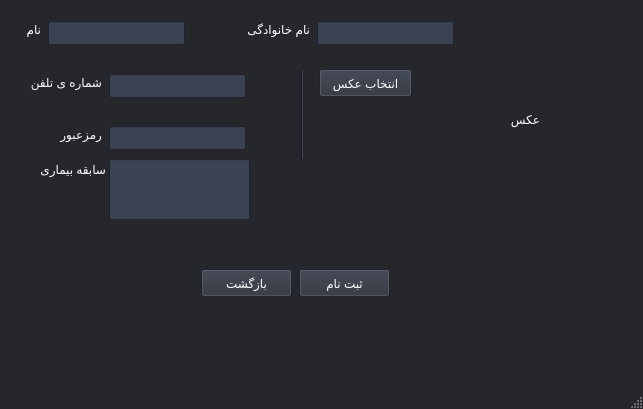
<?xml version="1.0" encoding="UTF-8"?>
<ui version="4.0">
 <class>MainWindow</class>
 <widget class="QMainWindow" name="MainWindow">
  <property name="geometry">
   <rect>
    <x>0</x>
    <y>0</y>
    <width>643</width>
    <height>409</height>
   </rect>
  </property>
  <property name="sizePolicy">
   <sizepolicy hsizetype="Minimum" vsizetype="Minimum">
    <horstretch>0</horstretch>
    <verstretch>0</verstretch>
   </sizepolicy>
  </property>
  <property name="minimumSize">
   <size>
    <width>0</width>
    <height>0</height>
   </size>
  </property>
  <property name="palette">
   <palette>
    <active>
     <colorrole role="WindowText">
      <brush brushstyle="SolidPattern">
       <color alpha="255">
        <red>255</red>
        <green>255</green>
        <blue>255</blue>
       </color>
      </brush>
     </colorrole>
     <colorrole role="Button">
      <brush brushstyle="SolidPattern">
       <color alpha="255">
        <red>37</red>
        <green>39</green>
        <blue>44</blue>
       </color>
      </brush>
     </colorrole>
     <colorrole role="Light">
      <brush brushstyle="SolidPattern">
       <color alpha="255">
        <red>56</red>
        <green>58</green>
        <blue>66</blue>
       </color>
      </brush>
     </colorrole>
     <colorrole role="Midlight">
      <brush brushstyle="SolidPattern">
       <color alpha="255">
        <red>46</red>
        <green>48</green>
        <blue>55</blue>
       </color>
      </brush>
     </colorrole>
     <colorrole role="Dark">
      <brush brushstyle="SolidPattern">
       <color alpha="255">
        <red>19</red>
        <green>19</green>
        <blue>22</blue>
       </color>
      </brush>
     </colorrole>
     <colorrole role="Mid">
      <brush brushstyle="SolidPattern">
       <color alpha="255">
        <red>25</red>
        <green>26</green>
        <blue>29</blue>
       </color>
      </brush>
     </colorrole>
     <colorrole role="Text">
      <brush brushstyle="SolidPattern">
       <color alpha="255">
        <red>255</red>
        <green>255</green>
        <blue>255</blue>
       </color>
      </brush>
     </colorrole>
     <colorrole role="BrightText">
      <brush brushstyle="SolidPattern">
       <color alpha="255">
        <red>255</red>
        <green>255</green>
        <blue>255</blue>
       </color>
      </brush>
     </colorrole>
     <colorrole role="ButtonText">
      <brush brushstyle="SolidPattern">
       <color alpha="255">
        <red>255</red>
        <green>255</green>
        <blue>255</blue>
       </color>
      </brush>
     </colorrole>
     <colorrole role="Base">
      <brush brushstyle="SolidPattern">
       <color alpha="255">
        <red>255</red>
        <green>255</green>
        <blue>255</blue>
       </color>
      </brush>
     </colorrole>
     <colorrole role="Window">
      <brush brushstyle="SolidPattern">
       <color alpha="255">
        <red>37</red>
        <green>39</green>
        <blue>44</blue>
       </color>
      </brush>
     </colorrole>
     <colorrole role="Shadow">
      <brush brushstyle="SolidPattern">
       <color alpha="255">
        <red>0</red>
        <green>0</green>
        <blue>0</blue>
       </color>
      </brush>
     </colorrole>
     <colorrole role="HighlightedText">
      <brush brushstyle="SolidPattern">
       <color alpha="255">
        <red>255</red>
        <green>255</green>
        <blue>255</blue>
       </color>
      </brush>
     </colorrole>
     <colorrole role="AlternateBase">
      <brush brushstyle="SolidPattern">
       <color alpha="255">
        <red>18</red>
        <green>19</green>
        <blue>22</blue>
       </color>
      </brush>
     </colorrole>
     <colorrole role="ToolTipBase">
      <brush brushstyle="SolidPattern">
       <color alpha="255">
        <red>255</red>
        <green>255</green>
        <blue>220</blue>
       </color>
      </brush>
     </colorrole>
     <colorrole role="ToolTipText">
      <brush brushstyle="SolidPattern">
       <color alpha="255">
        <red>0</red>
        <green>0</green>
        <blue>0</blue>
       </color>
      </brush>
     </colorrole>
     <colorrole role="PlaceholderText">
      <brush brushstyle="NoBrush">
       <color alpha="128">
        <red>255</red>
        <green>255</green>
        <blue>255</blue>
       </color>
      </brush>
     </colorrole>
    </active>
    <inactive>
     <colorrole role="WindowText">
      <brush brushstyle="SolidPattern">
       <color alpha="255">
        <red>255</red>
        <green>255</green>
        <blue>255</blue>
       </color>
      </brush>
     </colorrole>
     <colorrole role="Button">
      <brush brushstyle="SolidPattern">
       <color alpha="255">
        <red>37</red>
        <green>39</green>
        <blue>44</blue>
       </color>
      </brush>
     </colorrole>
     <colorrole role="Light">
      <brush brushstyle="SolidPattern">
       <color alpha="255">
        <red>56</red>
        <green>58</green>
        <blue>66</blue>
       </color>
      </brush>
     </colorrole>
     <colorrole role="Midlight">
      <brush brushstyle="SolidPattern">
       <color alpha="255">
        <red>46</red>
        <green>48</green>
        <blue>55</blue>
       </color>
      </brush>
     </colorrole>
     <colorrole role="Dark">
      <brush brushstyle="SolidPattern">
       <color alpha="255">
        <red>19</red>
        <green>19</green>
        <blue>22</blue>
       </color>
      </brush>
     </colorrole>
     <colorrole role="Mid">
      <brush brushstyle="SolidPattern">
       <color alpha="255">
        <red>25</red>
        <green>26</green>
        <blue>29</blue>
       </color>
      </brush>
     </colorrole>
     <colorrole role="Text">
      <brush brushstyle="SolidPattern">
       <color alpha="255">
        <red>255</red>
        <green>255</green>
        <blue>255</blue>
       </color>
      </brush>
     </colorrole>
     <colorrole role="BrightText">
      <brush brushstyle="SolidPattern">
       <color alpha="255">
        <red>255</red>
        <green>255</green>
        <blue>255</blue>
       </color>
      </brush>
     </colorrole>
     <colorrole role="ButtonText">
      <brush brushstyle="SolidPattern">
       <color alpha="255">
        <red>255</red>
        <green>255</green>
        <blue>255</blue>
       </color>
      </brush>
     </colorrole>
     <colorrole role="Base">
      <brush brushstyle="SolidPattern">
       <color alpha="255">
        <red>255</red>
        <green>255</green>
        <blue>255</blue>
       </color>
      </brush>
     </colorrole>
     <colorrole role="Window">
      <brush brushstyle="SolidPattern">
       <color alpha="255">
        <red>37</red>
        <green>39</green>
        <blue>44</blue>
       </color>
      </brush>
     </colorrole>
     <colorrole role="Shadow">
      <brush brushstyle="SolidPattern">
       <color alpha="255">
        <red>0</red>
        <green>0</green>
        <blue>0</blue>
       </color>
      </brush>
     </colorrole>
     <colorrole role="HighlightedText">
      <brush brushstyle="SolidPattern">
       <color alpha="255">
        <red>255</red>
        <green>255</green>
        <blue>255</blue>
       </color>
      </brush>
     </colorrole>
     <colorrole role="AlternateBase">
      <brush brushstyle="SolidPattern">
       <color alpha="255">
        <red>18</red>
        <green>19</green>
        <blue>22</blue>
       </color>
      </brush>
     </colorrole>
     <colorrole role="ToolTipBase">
      <brush brushstyle="SolidPattern">
       <color alpha="255">
        <red>255</red>
        <green>255</green>
        <blue>220</blue>
       </color>
      </brush>
     </colorrole>
     <colorrole role="ToolTipText">
      <brush brushstyle="SolidPattern">
       <color alpha="255">
        <red>0</red>
        <green>0</green>
        <blue>0</blue>
       </color>
      </brush>
     </colorrole>
     <colorrole role="PlaceholderText">
      <brush brushstyle="NoBrush">
       <color alpha="128">
        <red>255</red>
        <green>255</green>
        <blue>255</blue>
       </color>
      </brush>
     </colorrole>
    </inactive>
    <disabled>
     <colorrole role="WindowText">
      <brush brushstyle="SolidPattern">
       <color alpha="255">
        <red>19</red>
        <green>19</green>
        <blue>22</blue>
       </color>
      </brush>
     </colorrole>
     <colorrole role="Button">
      <brush brushstyle="SolidPattern">
       <color alpha="255">
        <red>37</red>
        <green>39</green>
        <blue>44</blue>
       </color>
      </brush>
     </colorrole>
     <colorrole role="Light">
      <brush brushstyle="SolidPattern">
       <color alpha="255">
        <red>56</red>
        <green>58</green>
        <blue>66</blue>
       </color>
      </brush>
     </colorrole>
     <colorrole role="Midlight">
      <brush brushstyle="SolidPattern">
       <color alpha="255">
        <red>46</red>
        <green>48</green>
        <blue>55</blue>
       </color>
      </brush>
     </colorrole>
     <colorrole role="Dark">
      <brush brushstyle="SolidPattern">
       <color alpha="255">
        <red>19</red>
        <green>19</green>
        <blue>22</blue>
       </color>
      </brush>
     </colorrole>
     <colorrole role="Mid">
      <brush brushstyle="SolidPattern">
       <color alpha="255">
        <red>25</red>
        <green>26</green>
        <blue>29</blue>
       </color>
      </brush>
     </colorrole>
     <colorrole role="Text">
      <brush brushstyle="SolidPattern">
       <color alpha="255">
        <red>19</red>
        <green>19</green>
        <blue>22</blue>
       </color>
      </brush>
     </colorrole>
     <colorrole role="BrightText">
      <brush brushstyle="SolidPattern">
       <color alpha="255">
        <red>255</red>
        <green>255</green>
        <blue>255</blue>
       </color>
      </brush>
     </colorrole>
     <colorrole role="ButtonText">
      <brush brushstyle="SolidPattern">
       <color alpha="255">
        <red>19</red>
        <green>19</green>
        <blue>22</blue>
       </color>
      </brush>
     </colorrole>
     <colorrole role="Base">
      <brush brushstyle="SolidPattern">
       <color alpha="255">
        <red>37</red>
        <green>39</green>
        <blue>44</blue>
       </color>
      </brush>
     </colorrole>
     <colorrole role="Window">
      <brush brushstyle="SolidPattern">
       <color alpha="255">
        <red>37</red>
        <green>39</green>
        <blue>44</blue>
       </color>
      </brush>
     </colorrole>
     <colorrole role="Shadow">
      <brush brushstyle="SolidPattern">
       <color alpha="255">
        <red>0</red>
        <green>0</green>
        <blue>0</blue>
       </color>
      </brush>
     </colorrole>
     <colorrole role="HighlightedText">
      <brush brushstyle="SolidPattern">
       <color alpha="255">
        <red>255</red>
        <green>255</green>
        <blue>255</blue>
       </color>
      </brush>
     </colorrole>
     <colorrole role="AlternateBase">
      <brush brushstyle="SolidPattern">
       <color alpha="255">
        <red>37</red>
        <green>39</green>
        <blue>44</blue>
       </color>
      </brush>
     </colorrole>
     <colorrole role="ToolTipBase">
      <brush brushstyle="SolidPattern">
       <color alpha="255">
        <red>255</red>
        <green>255</green>
        <blue>220</blue>
       </color>
      </brush>
     </colorrole>
     <colorrole role="ToolTipText">
      <brush brushstyle="SolidPattern">
       <color alpha="255">
        <red>0</red>
        <green>0</green>
        <blue>0</blue>
       </color>
      </brush>
     </colorrole>
     <colorrole role="PlaceholderText">
      <brush brushstyle="NoBrush">
       <color alpha="128">
        <red>255</red>
        <green>255</green>
        <blue>255</blue>
       </color>
      </brush>
     </colorrole>
    </disabled>
   </palette>
  </property>
  <property name="windowTitle">
   <string>Dentisty</string>
  </property>
  <widget class="QWidget" name="centralwidget">
   <layout class="QHBoxLayout" name="horizontalLayout_5">
    <item>
     <widget class="QStackedWidget" name="StackWidget">
      <property name="palette">
       <palette>
        <active>
         <colorrole role="WindowText">
          <brush brushstyle="SolidPattern">
           <color alpha="255">
            <red>255</red>
            <green>255</green>
            <blue>255</blue>
           </color>
          </brush>
         </colorrole>
         <colorrole role="Button">
          <brush brushstyle="SolidPattern">
           <color alpha="255">
            <red>44</red>
            <green>49</green>
            <blue>60</blue>
           </color>
          </brush>
         </colorrole>
         <colorrole role="Light">
          <brush brushstyle="SolidPattern">
           <color alpha="255">
            <red>66</red>
            <green>74</green>
            <blue>90</blue>
           </color>
          </brush>
         </colorrole>
         <colorrole role="Midlight">
          <brush brushstyle="SolidPattern">
           <color alpha="255">
            <red>55</red>
            <green>61</green>
            <blue>75</blue>
           </color>
          </brush>
         </colorrole>
         <colorrole role="Dark">
          <brush brushstyle="SolidPattern">
           <color alpha="255">
            <red>22</red>
            <green>24</green>
            <blue>30</blue>
           </color>
          </brush>
         </colorrole>
         <colorrole role="Mid">
          <brush brushstyle="SolidPattern">
           <color alpha="255">
            <red>29</red>
            <green>33</green>
            <blue>40</blue>
           </color>
          </brush>
         </colorrole>
         <colorrole role="Text">
          <brush brushstyle="SolidPattern">
           <color alpha="255">
            <red>255</red>
            <green>255</green>
            <blue>255</blue>
           </color>
          </brush>
         </colorrole>
         <colorrole role="BrightText">
          <brush brushstyle="SolidPattern">
           <color alpha="255">
            <red>255</red>
            <green>255</green>
            <blue>255</blue>
           </color>
          </brush>
         </colorrole>
         <colorrole role="ButtonText">
          <brush brushstyle="SolidPattern">
           <color alpha="255">
            <red>255</red>
            <green>255</green>
            <blue>255</blue>
           </color>
          </brush>
         </colorrole>
         <colorrole role="Base">
          <brush brushstyle="SolidPattern">
           <color alpha="255">
            <red>59</red>
            <green>66</green>
            <blue>81</blue>
           </color>
          </brush>
         </colorrole>
         <colorrole role="Window">
          <brush brushstyle="SolidPattern">
           <color alpha="255">
            <red>44</red>
            <green>49</green>
            <blue>60</blue>
           </color>
          </brush>
         </colorrole>
         <colorrole role="Shadow">
          <brush brushstyle="SolidPattern">
           <color alpha="255">
            <red>0</red>
            <green>0</green>
            <blue>0</blue>
           </color>
          </brush>
         </colorrole>
         <colorrole role="AlternateBase">
          <brush brushstyle="SolidPattern">
           <color alpha="255">
            <red>22</red>
            <green>24</green>
            <blue>30</blue>
           </color>
          </brush>
         </colorrole>
         <colorrole role="ToolTipBase">
          <brush brushstyle="SolidPattern">
           <color alpha="255">
            <red>255</red>
            <green>255</green>
            <blue>220</blue>
           </color>
          </brush>
         </colorrole>
         <colorrole role="ToolTipText">
          <brush brushstyle="SolidPattern">
           <color alpha="255">
            <red>0</red>
            <green>0</green>
            <blue>0</blue>
           </color>
          </brush>
         </colorrole>
         <colorrole role="PlaceholderText">
          <brush brushstyle="NoBrush">
           <color alpha="128">
            <red>255</red>
            <green>255</green>
            <blue>255</blue>
           </color>
          </brush>
         </colorrole>
        </active>
        <inactive>
         <colorrole role="WindowText">
          <brush brushstyle="SolidPattern">
           <color alpha="255">
            <red>255</red>
            <green>255</green>
            <blue>255</blue>
           </color>
          </brush>
         </colorrole>
         <colorrole role="Button">
          <brush brushstyle="SolidPattern">
           <color alpha="255">
            <red>44</red>
            <green>49</green>
            <blue>60</blue>
           </color>
          </brush>
         </colorrole>
         <colorrole role="Light">
          <brush brushstyle="SolidPattern">
           <color alpha="255">
            <red>66</red>
            <green>74</green>
            <blue>90</blue>
           </color>
          </brush>
         </colorrole>
         <colorrole role="Midlight">
          <brush brushstyle="SolidPattern">
           <color alpha="255">
            <red>55</red>
            <green>61</green>
            <blue>75</blue>
           </color>
          </brush>
         </colorrole>
         <colorrole role="Dark">
          <brush brushstyle="SolidPattern">
           <color alpha="255">
            <red>22</red>
            <green>24</green>
            <blue>30</blue>
           </color>
          </brush>
         </colorrole>
         <colorrole role="Mid">
          <brush brushstyle="SolidPattern">
           <color alpha="255">
            <red>29</red>
            <green>33</green>
            <blue>40</blue>
           </color>
          </brush>
         </colorrole>
         <colorrole role="Text">
          <brush brushstyle="SolidPattern">
           <color alpha="255">
            <red>255</red>
            <green>255</green>
            <blue>255</blue>
           </color>
          </brush>
         </colorrole>
         <colorrole role="BrightText">
          <brush brushstyle="SolidPattern">
           <color alpha="255">
            <red>255</red>
            <green>255</green>
            <blue>255</blue>
           </color>
          </brush>
         </colorrole>
         <colorrole role="ButtonText">
          <brush brushstyle="SolidPattern">
           <color alpha="255">
            <red>255</red>
            <green>255</green>
            <blue>255</blue>
           </color>
          </brush>
         </colorrole>
         <colorrole role="Base">
          <brush brushstyle="SolidPattern">
           <color alpha="255">
            <red>59</red>
            <green>66</green>
            <blue>81</blue>
           </color>
          </brush>
         </colorrole>
         <colorrole role="Window">
          <brush brushstyle="SolidPattern">
           <color alpha="255">
            <red>44</red>
            <green>49</green>
            <blue>60</blue>
           </color>
          </brush>
         </colorrole>
         <colorrole role="Shadow">
          <brush brushstyle="SolidPattern">
           <color alpha="255">
            <red>0</red>
            <green>0</green>
            <blue>0</blue>
           </color>
          </brush>
         </colorrole>
         <colorrole role="AlternateBase">
          <brush brushstyle="SolidPattern">
           <color alpha="255">
            <red>22</red>
            <green>24</green>
            <blue>30</blue>
           </color>
          </brush>
         </colorrole>
         <colorrole role="ToolTipBase">
          <brush brushstyle="SolidPattern">
           <color alpha="255">
            <red>255</red>
            <green>255</green>
            <blue>220</blue>
           </color>
          </brush>
         </colorrole>
         <colorrole role="ToolTipText">
          <brush brushstyle="SolidPattern">
           <color alpha="255">
            <red>0</red>
            <green>0</green>
            <blue>0</blue>
           </color>
          </brush>
         </colorrole>
         <colorrole role="PlaceholderText">
          <brush brushstyle="NoBrush">
           <color alpha="128">
            <red>255</red>
            <green>255</green>
            <blue>255</blue>
           </color>
          </brush>
         </colorrole>
        </inactive>
        <disabled>
         <colorrole role="WindowText">
          <brush brushstyle="SolidPattern">
           <color alpha="255">
            <red>22</red>
            <green>24</green>
            <blue>30</blue>
           </color>
          </brush>
         </colorrole>
         <colorrole role="Button">
          <brush brushstyle="SolidPattern">
           <color alpha="255">
            <red>44</red>
            <green>49</green>
            <blue>60</blue>
           </color>
          </brush>
         </colorrole>
         <colorrole role="Light">
          <brush brushstyle="SolidPattern">
           <color alpha="255">
            <red>66</red>
            <green>74</green>
            <blue>90</blue>
           </color>
          </brush>
         </colorrole>
         <colorrole role="Midlight">
          <brush brushstyle="SolidPattern">
           <color alpha="255">
            <red>55</red>
            <green>61</green>
            <blue>75</blue>
           </color>
          </brush>
         </colorrole>
         <colorrole role="Dark">
          <brush brushstyle="SolidPattern">
           <color alpha="255">
            <red>22</red>
            <green>24</green>
            <blue>30</blue>
           </color>
          </brush>
         </colorrole>
         <colorrole role="Mid">
          <brush brushstyle="SolidPattern">
           <color alpha="255">
            <red>29</red>
            <green>33</green>
            <blue>40</blue>
           </color>
          </brush>
         </colorrole>
         <colorrole role="Text">
          <brush brushstyle="SolidPattern">
           <color alpha="255">
            <red>22</red>
            <green>24</green>
            <blue>30</blue>
           </color>
          </brush>
         </colorrole>
         <colorrole role="BrightText">
          <brush brushstyle="SolidPattern">
           <color alpha="255">
            <red>255</red>
            <green>255</green>
            <blue>255</blue>
           </color>
          </brush>
         </colorrole>
         <colorrole role="ButtonText">
          <brush brushstyle="SolidPattern">
           <color alpha="255">
            <red>22</red>
            <green>24</green>
            <blue>30</blue>
           </color>
          </brush>
         </colorrole>
         <colorrole role="Base">
          <brush brushstyle="SolidPattern">
           <color alpha="255">
            <red>44</red>
            <green>49</green>
            <blue>60</blue>
           </color>
          </brush>
         </colorrole>
         <colorrole role="Window">
          <brush brushstyle="SolidPattern">
           <color alpha="255">
            <red>44</red>
            <green>49</green>
            <blue>60</blue>
           </color>
          </brush>
         </colorrole>
         <colorrole role="Shadow">
          <brush brushstyle="SolidPattern">
           <color alpha="255">
            <red>0</red>
            <green>0</green>
            <blue>0</blue>
           </color>
          </brush>
         </colorrole>
         <colorrole role="AlternateBase">
          <brush brushstyle="SolidPattern">
           <color alpha="255">
            <red>44</red>
            <green>49</green>
            <blue>60</blue>
           </color>
          </brush>
         </colorrole>
         <colorrole role="ToolTipBase">
          <brush brushstyle="SolidPattern">
           <color alpha="255">
            <red>255</red>
            <green>255</green>
            <blue>220</blue>
           </color>
          </brush>
         </colorrole>
         <colorrole role="ToolTipText">
          <brush brushstyle="SolidPattern">
           <color alpha="255">
            <red>0</red>
            <green>0</green>
            <blue>0</blue>
           </color>
          </brush>
         </colorrole>
         <colorrole role="PlaceholderText">
          <brush brushstyle="NoBrush">
           <color alpha="128">
            <red>255</red>
            <green>255</green>
            <blue>255</blue>
           </color>
          </brush>
         </colorrole>
        </disabled>
       </palette>
      </property>
      <property name="currentIndex">
       <number>0</number>
      </property>
      <widget class="QWidget" name="page">
       <widget class="Line" name="line">
        <property name="geometry">
         <rect>
          <x>283</x>
          <y>60</y>
          <width>20</width>
          <height>91</height>
         </rect>
        </property>
        <property name="orientation">
         <enum>Qt::Vertical</enum>
        </property>
       </widget>
       <widget class="QPushButton" name="InsertPicButton">
        <property name="geometry">
         <rect>
          <x>310</x>
          <y>60</y>
          <width>93</width>
          <height>28</height>
         </rect>
        </property>
        <property name="text">
         <string>انتخاب عکس</string>
        </property>
       </widget>
       <widget class="QLabel" name="ErrorLabel">
        <property name="geometry">
         <rect>
          <x>190</x>
          <y>230</y>
          <width>201</width>
          <height>20</height>
         </rect>
        </property>
        <property name="text">
         <string/>
        </property>
       </widget>
       <widget class="QLabel" name="PicLabel">
        <property name="geometry">
         <rect>
          <x>420</x>
          <y>60</y>
          <width>111</width>
          <height>101</height>
         </rect>
        </property>
        <property name="text">
         <string>عکس</string>
        </property>
       </widget>
       <widget class="QLabel" name="label">
        <property name="geometry">
         <rect>
          <x>12</x>
          <y>12</y>
          <width>20</width>
          <height>16</height>
         </rect>
        </property>
        <property name="text">
         <string>نام </string>
        </property>
       </widget>
       <widget class="QLineEdit" name="LastEdit">
        <property name="geometry">
         <rect>
          <x>308</x>
          <y>12</y>
          <width>137</width>
          <height>24</height>
         </rect>
        </property>
       </widget>
       <widget class="QLabel" name="label_2">
        <property name="geometry">
         <rect>
          <x>230</x>
          <y>12</y>
          <width>71</width>
          <height>16</height>
         </rect>
        </property>
        <property name="text">
         <string>نام خانوادگی</string>
        </property>
       </widget>
       <widget class="QLineEdit" name="FirstEdit">
        <property name="geometry">
         <rect>
          <x>39</x>
          <y>12</y>
          <width>137</width>
          <height>24</height>
         </rect>
        </property>
       </widget>
       <widget class="QLabel" name="label_4">
        <property name="geometry">
         <rect>
          <x>12</x>
          <y>65</y>
          <width>81</width>
          <height>16</height>
         </rect>
        </property>
        <property name="text">
         <string>شماره ی تلفن</string>
        </property>
       </widget>
       <widget class="QLineEdit" name="PhoneEdit">
        <property name="geometry">
         <rect>
          <x>100</x>
          <y>65</y>
          <width>137</width>
          <height>24</height>
         </rect>
        </property>
       </widget>
       <widget class="QLabel" name="label_3">
        <property name="geometry">
         <rect>
          <x>12</x>
          <y>117</y>
          <width>81</width>
          <height>16</height>
         </rect>
        </property>
        <property name="text">
         <string>رمزعبور          </string>
        </property>
       </widget>
       <widget class="QLineEdit" name="PassEdit">
        <property name="geometry">
         <rect>
          <x>100</x>
          <y>117</y>
          <width>137</width>
          <height>24</height>
         </rect>
        </property>
       </widget>
       <widget class="QPushButton" name="BackButton">
        <property name="geometry">
         <rect>
          <x>192</x>
          <y>260</y>
          <width>91</width>
          <height>28</height>
         </rect>
        </property>
        <property name="text">
         <string>بازگشت</string>
        </property>
       </widget>
       <widget class="QPushButton" name="EntButton">
        <property name="geometry">
         <rect>
          <x>290</x>
          <y>260</y>
          <width>91</width>
          <height>28</height>
         </rect>
        </property>
        <property name="palette">
         <palette>
          <active>
           <colorrole role="ButtonText">
            <brush brushstyle="SolidPattern">
             <color alpha="255">
              <red>255</red>
              <green>255</green>
              <blue>255</blue>
             </color>
            </brush>
           </colorrole>
          </active>
          <inactive>
           <colorrole role="ButtonText">
            <brush brushstyle="SolidPattern">
             <color alpha="255">
              <red>255</red>
              <green>255</green>
              <blue>255</blue>
             </color>
            </brush>
           </colorrole>
          </inactive>
          <disabled>
           <colorrole role="ButtonText">
            <brush brushstyle="SolidPattern">
             <color alpha="255">
              <red>116</red>
              <green>116</green>
              <blue>116</blue>
             </color>
            </brush>
           </colorrole>
          </disabled>
         </palette>
        </property>
        <property name="text">
         <string>ثبت نام</string>
        </property>
       </widget>
       <widget class="QLineEdit" name="ResumeEdit">
        <property name="geometry">
         <rect>
          <x>100</x>
          <y>150</y>
          <width>141</width>
          <height>61</height>
         </rect>
        </property>
       </widget>
       <widget class="QLabel" name="resumelabel">
        <property name="geometry">
         <rect>
          <x>16</x>
          <y>150</y>
          <width>81</width>
          <height>20</height>
         </rect>
        </property>
        <property name="text">
         <string>سابقه بیماری</string>
        </property>
       </widget>
      </widget>
      <widget class="QWidget" name="page_2">
       <layout class="QFormLayout" name="formLayout">
        <item row="2" column="1">
         <layout class="QVBoxLayout" name="verticalLayout_4">
          <item>
           <layout class="QVBoxLayout" name="verticalLayout_3">
            <item>
             <layout class="QHBoxLayout" name="horizontalLayout_6">
              <item>
               <widget class="QLabel" name="label_7">
                <property name="text">
                 <string>نام کاربری </string>
                </property>
               </widget>
              </item>
              <item>
               <widget class="QLineEdit" name="PhoneEdit_2">
                <property name="palette">
                 <palette>
                  <active>
                   <colorrole role="Base">
                    <brush brushstyle="SolidPattern">
                     <color alpha="255">
                      <red>66</red>
                      <green>74</green>
                      <blue>90</blue>
                     </color>
                    </brush>
                   </colorrole>
                  </active>
                  <inactive>
                   <colorrole role="Base">
                    <brush brushstyle="SolidPattern">
                     <color alpha="255">
                      <red>66</red>
                      <green>74</green>
                      <blue>90</blue>
                     </color>
                    </brush>
                   </colorrole>
                  </inactive>
                  <disabled>
                   <colorrole role="Base">
                    <brush brushstyle="SolidPattern">
                     <color alpha="255">
                      <red>44</red>
                      <green>49</green>
                      <blue>60</blue>
                     </color>
                    </brush>
                   </colorrole>
                  </disabled>
                 </palette>
                </property>
               </widget>
              </item>
             </layout>
            </item>
            <item>
             <layout class="QHBoxLayout" name="horizontalLayout_8">
              <item>
               <widget class="QLabel" name="label_8">
                <property name="text">
                 <string>رمز عبور   </string>
                </property>
               </widget>
              </item>
              <item>
               <widget class="QLineEdit" name="PassEdit_2"/>
              </item>
             </layout>
            </item>
           </layout>
          </item>
          <item>
           <layout class="QHBoxLayout" name="horizontalLayout_9">
            <item>
             <widget class="QPushButton" name="EntButton_2">
              <property name="palette">
               <palette>
                <active>
                 <colorrole role="ButtonText">
                  <brush brushstyle="SolidPattern">
                   <color alpha="255">
                    <red>255</red>
                    <green>255</green>
                    <blue>255</blue>
                   </color>
                  </brush>
                 </colorrole>
                </active>
                <inactive>
                 <colorrole role="ButtonText">
                  <brush brushstyle="SolidPattern">
                   <color alpha="255">
                    <red>0</red>
                    <green>0</green>
                    <blue>0</blue>
                   </color>
                  </brush>
                 </colorrole>
                </inactive>
                <disabled>
                 <colorrole role="ButtonText">
                  <brush brushstyle="SolidPattern">
                   <color alpha="255">
                    <red>124</red>
                    <green>124</green>
                    <blue>124</blue>
                   </color>
                  </brush>
                 </colorrole>
                </disabled>
               </palette>
              </property>
              <property name="text">
               <string>ورود</string>
              </property>
             </widget>
            </item>
            <item>
             <widget class="QLabel" name="LoadingLabel">
              <property name="text">
               <string/>
              </property>
             </widget>
            </item>
            <item>
             <widget class="QPushButton" name="SignUpButton">
              <property name="text">
               <string>ایجاد حساب کاربری</string>
              </property>
             </widget>
            </item>
           </layout>
          </item>
         </layout>
        </item>
        <item row="1" column="1">
         <widget class="QLabel" name="label_6">
          <property name="text">
           <string>به سامانه ی دندان پزشکی امیرکبیر خوش آمدید.</string>
          </property>
         </widget>
        </item>
        <item row="0" column="1">
         <widget class="QLabel" name="label_9">
          <property name="text">
           <string>به نام خدا</string>
          </property>
         </widget>
        </item>
       </layout>
      </widget>
      <widget class="QWidget" name="page_3">
       <layout class="QVBoxLayout" name="verticalLayout_2">
        <item>
         <widget class="QPushButton" name="PatButton">
          <property name="text">
           <string>بیمار</string>
          </property>
         </widget>
        </item>
        <item>
         <widget class="QPushButton" name="DocButton">
          <property name="text">
           <string>دندانپزشک</string>
          </property>
         </widget>
        </item>
        <item>
         <widget class="QPushButton" name="RadioButton">
          <property name="text">
           <string>رادیولوژیست</string>
          </property>
         </widget>
        </item>
       </layout>
      </widget>
     </widget>
    </item>
   </layout>
  </widget>
  <widget class="QMenuBar" name="menubar">
   <property name="geometry">
    <rect>
     <x>0</x>
     <y>0</y>
     <width>643</width>
     <height>26</height>
    </rect>
   </property>
  </widget>
  <widget class="QStatusBar" name="statusbar"/>
 </widget>
 <resources/>
 <connections/>
</ui>
